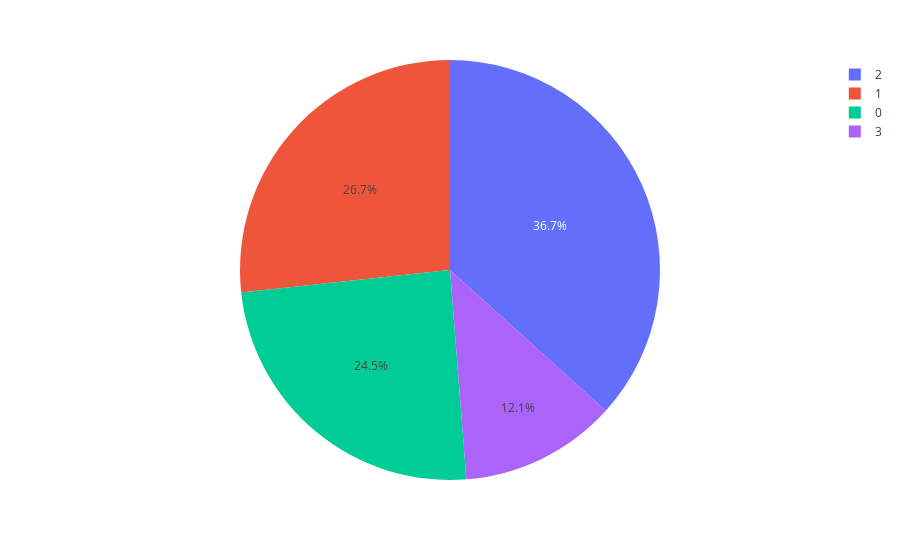

The code cell stored with this chart in its notebook:
### Code cell
pie=clusters.groupby('label').size().reset_index()
pie.columns=['label','value']
px.pie(pie,values='value',names='label')

### Figure 1 — Plotly figure (JSON) as saved in the notebook; plotly's stock layout.template omitted (floating-point values rounded to 4 significant figures)
{"data": [{"domain": {"x": [0, 1], "y": [0, 1]}, "hovertemplate": "label=%{label}<br>value=%{value}<extra></extra>", "labels": [0, 1, 2, 3], "legendgroup": "", "name": "", "showlegend": true, "type": "pie", "values": [454, 494, 679, 223]}], "layout": {"legend": {"tracegroupgap": 0}, "margin": {"t": 60}}}
